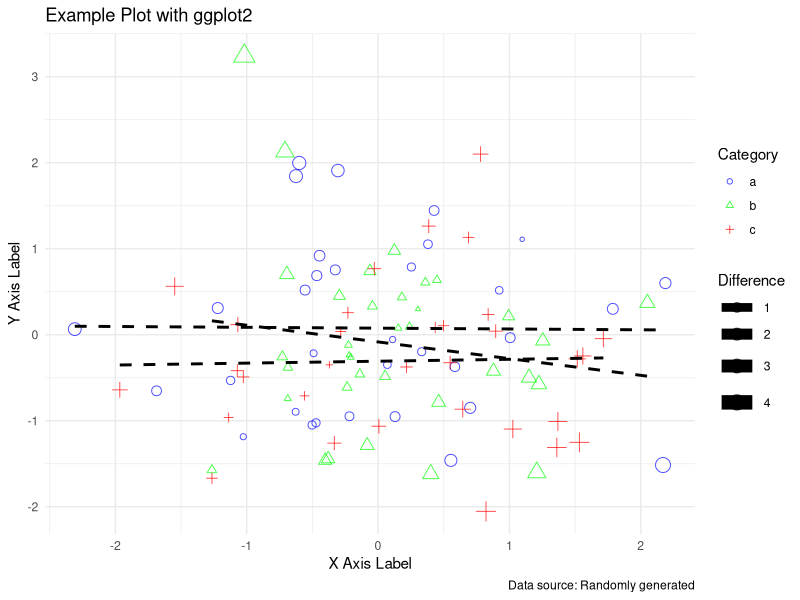

R code for this plot:
library(ggplot2)

# Sample data
set.seed(123)
data <- data.frame(
  x = rnorm(100),
  y = rnorm(100),
  z = sample(letters[1:3], 100, replace = TRUE)
)

# Plot with ggplot
ggplot(data, aes(x = x, y = y, color = z, shape = z, size = abs(x - y))) +
  geom_point(alpha = 0.7) +
  geom_smooth(method = "lm", se = FALSE, color = "black", linetype = "dashed") +
  scale_color_manual(values = c("blue", "green", "red")) +
  scale_shape_manual(values = c(1, 2, 3)) +
  scale_size_continuous(range = c(1, 5)) +
  labs(
    title = "Example Plot with ggplot2",
    x = "X Axis Label",
    y = "Y Axis Label",
    color = "Category",
    shape = "Category",
    size = "Difference",
    caption = "Data source: Randomly generated"
  ) +
  theme_minimal()




# Bar Plot


